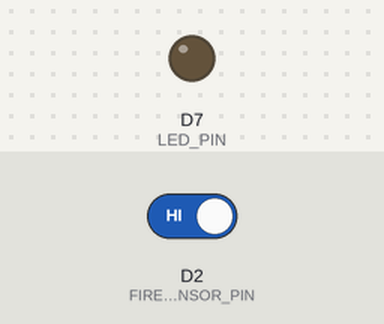
Bench run of a sketch on a simulated ESP8266 (NodeMCU). On the bench: output pins drawn as LEDs (lit = HIGH). The test bench sets the inputs (shaded band); at power-on: D2 (FIRE_SENSOR_PIN) HIGH. WiFi joins after 1.5 s; servers stay silent unless stated; no MQTT or app messages arrive unless stated; what the sketch prints to the serial monitor is not drawn.

Above: at 2.7 s.
2.8 s: D2 (FIRE_SENSOR_PIN) driven LOW
At 3.9 s:
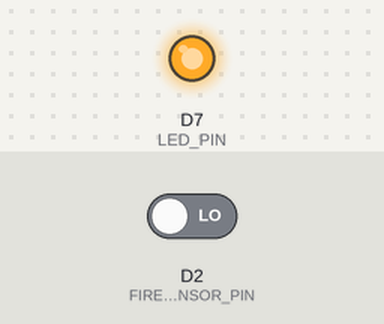
4.3 s: D2 (FIRE_SENSOR_PIN) driven HIGH
At 5.5 s:
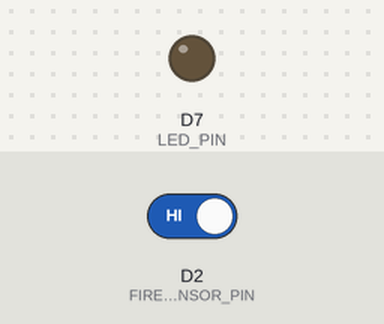
Timing chart, 0 to 7.3 s (numbered marks = the images above; inputs shaded):
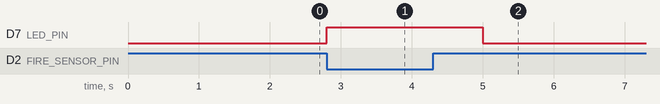

Measured:
- after the input at 2.8 s, D7 (LED_PIN): LOW → HIGH at once
- after the input at 4.3 s, D7 (LED_PIN): HIGH → LOW after 0.70 s

The sketch:

codigo-fonte-edif_cios.ino
```cpp
#include <ESP8266WiFi.h>
#include <Adafruit_MQTT.h>
#include <Adafruit_MQTT_Client.h>

const int FIRE_SENSOR_PIN = D2;
const int LED_PIN = D7; // Define o pino da LED

const char* WIFI_SSID = "HUNK-2G";
const char* WIFI_PASS = "piauilino1958";

const char* AIO_SERVER = "io.adafruit.com";
const uint16_t AIO_SERVERPORT = 1883;
const char* AIO_USERNAME = "Maria99";
const char* AIO_KEY = "aio_LAAE79PIrCzxgA6zfz0lEw7n9xtJ";

WiFiClient wifiClient;
Adafruit_MQTT_Client mqttClient(&wifiClient, AIO_SERVER, AIO_SERVERPORT, AIO_USERNAME, AIO_KEY);

Adafruit_MQTT_Publish fireStatusFeed = Adafruit_MQTT_Publish(&mqttClient, "Maria99/feeds/firestatus");

unsigned long previousNormalPublish = 0;
unsigned long previousAlarmPublish = 0;
const unsigned long NORMAL_INTERVAL = 5000;
const unsigned long ALARM_INTERVAL = 2000;

void connectWiFi() {
  Serial.print("Conectando ao Wi-Fi...");
  WiFi.begin(WIFI_SSID, WIFI_PASS);
  while (WiFi.status() != WL_CONNECTED) {
    delay(500);
    Serial.print(".");
  }
  Serial.println("\nWi-Fi conectado!");
  Serial.print("Endereço IP: ");
  Serial.println(WiFi.localIP());
}

void connectMQTT() {
  while (!mqttClient.connected()) {
    Serial.println("Conectando ao MQTT...");
    int8_t ret = mqttClient.connect();
    if (ret == 0) {
      Serial.println("Conectado ao Adafruit IO!");
    } else {
      Serial.print("Falha ao conectar (erro: ");
      Serial.print(mqttClient.connectErrorString(ret));
      Serial.println("). Tentando novamente em 5 segundos...");
      delay(5000);
    }
  }
}

void checkFireSensor() {
  int fireStatus = digitalRead(FIRE_SENSOR_PIN);
  unsigned long currentMillis = millis();

  if (fireStatus == LOW && currentMillis - previousAlarmPublish >= ALARM_INTERVAL) {
    Serial.println("Incêndio Detectado!");
    fireStatusFeed.publish("Incêndio Detectado!");
    digitalWrite(LED_PIN, HIGH); // Acende a LED quando o incêndio é detectado
    previousAlarmPublish = currentMillis;
  } else if (fireStatus == HIGH && currentMillis - previousNormalPublish >= NORMAL_INTERVAL) {
    Serial.println("Nenhum alerta.");
    fireStatusFeed.publish("Nenhum alerta.");
    digitalWrite(LED_PIN, LOW); // Apaga a LED quando não há alerta
    previousNormalPublish = currentMillis;
  }
}

void setup() {
  Serial.begin(9600);
  pinMode(FIRE_SENSOR_PIN, INPUT);
  pinMode(LED_PIN, OUTPUT); // Configura o pino da LED como saída
  digitalWrite(LED_PIN, LOW); // Garante que a LED começa desligada

  connectWiFi();
  connectMQTT();
}

void loop() {
  if (!mqttClient.connected()) {
    connectMQTT();
  }

  mqttClient.ping();
  checkFireSensor();
}
```
